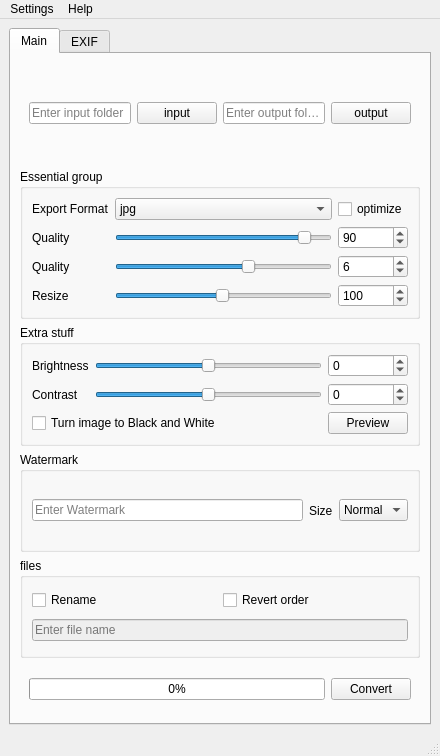
<?xml version="1.0" encoding="UTF-8"?>
<ui version="4.0">
 <class>MainWindow</class>
 <widget class="QMainWindow" name="MainWindow">
  <property name="geometry">
   <rect>
    <x>0</x>
    <y>0</y>
    <width>440</width>
    <height>756</height>
   </rect>
  </property>
  <property name="minimumSize">
   <size>
    <width>350</width>
    <height>677</height>
   </size>
  </property>
  <property name="maximumSize">
   <size>
    <width>1000</width>
    <height>1000</height>
   </size>
  </property>
  <property name="windowTitle">
   <string>OPTIMA-35</string>
  </property>
  <widget class="QWidget" name="centralwidget">
   <layout class="QGridLayout" name="gridLayout">
    <item row="0" column="0">
     <widget class="QTabWidget" name="tabWidget">
      <property name="maximumSize">
       <size>
        <width>500</width>
        <height>16777215</height>
       </size>
      </property>
      <property name="currentIndex">
       <number>0</number>
      </property>
      <widget class="QWidget" name="tab_1">
       <attribute name="title">
        <string>Main</string>
       </attribute>
       <layout class="QVBoxLayout" name="verticalLayout_10">
        <item>
         <widget class="QFrame" name="folder_group">
          <property name="maximumSize">
           <size>
            <width>400</width>
            <height>16777215</height>
           </size>
          </property>
          <layout class="QGridLayout" name="gridLayout_5">
           <item row="0" column="1">
            <widget class="QPushButton" name="input_folder_button">
             <property name="text">
              <string>input</string>
             </property>
            </widget>
           </item>
           <item row="0" column="2">
            <widget class="QLineEdit" name="output_path">
             <property name="text">
              <string/>
             </property>
             <property name="placeholderText">
              <string>Enter output folder</string>
             </property>
            </widget>
           </item>
           <item row="0" column="0">
            <widget class="QLineEdit" name="input_path">
             <property name="text">
              <string/>
             </property>
             <property name="placeholderText">
              <string>Enter input folder</string>
             </property>
            </widget>
           </item>
           <item row="0" column="3">
            <widget class="QPushButton" name="output_folder_button">
             <property name="text">
              <string>output</string>
             </property>
            </widget>
           </item>
          </layout>
         </widget>
        </item>
        <item>
         <widget class="QGroupBox" name="groupBox">
          <property name="maximumSize">
           <size>
            <width>400</width>
            <height>16777215</height>
           </size>
          </property>
          <property name="title">
           <string>Essential group</string>
          </property>
          <layout class="QGridLayout" name="gridLayout_4">
           <item row="4" column="0">
            <widget class="QLabel" name="quality_label_2">
             <property name="text">
              <string>Quality</string>
             </property>
            </widget>
           </item>
           <item row="3" column="3">
            <widget class="QSpinBox" name="jpg_quality_spinBox">
             <property name="minimum">
              <number>1</number>
             </property>
             <property name="maximum">
              <number>100</number>
             </property>
             <property name="value">
              <number>90</number>
             </property>
            </widget>
           </item>
           <item row="0" column="0">
            <widget class="QLabel" name="label_11">
             <property name="text">
              <string>Export Format</string>
             </property>
            </widget>
           </item>
           <item row="0" column="3">
            <widget class="QCheckBox" name="optimize_checkBox">
             <property name="text">
              <string>optimize</string>
             </property>
            </widget>
           </item>
           <item row="4" column="2">
            <widget class="QSlider" name="png_quality_Slider">
             <property name="minimum">
              <number>1</number>
             </property>
             <property name="maximum">
              <number>9</number>
             </property>
             <property name="pageStep">
              <number>1</number>
             </property>
             <property name="sliderPosition">
              <number>6</number>
             </property>
             <property name="orientation">
              <enum>Qt::Horizontal</enum>
             </property>
            </widget>
           </item>
           <item row="4" column="3">
            <widget class="QSpinBox" name="png_quality_spinBox">
             <property name="enabled">
              <bool>true</bool>
             </property>
             <property name="minimum">
              <number>1</number>
             </property>
             <property name="maximum">
              <number>9</number>
             </property>
             <property name="value">
              <number>6</number>
             </property>
            </widget>
           </item>
           <item row="3" column="0">
            <widget class="QLabel" name="quality_label_1">
             <property name="text">
              <string>Quality</string>
             </property>
            </widget>
           </item>
           <item row="0" column="2">
            <widget class="QComboBox" name="image_type">
             <item>
              <property name="text">
               <string notr="true">jpg</string>
              </property>
             </item>
             <item>
              <property name="text">
               <string notr="true">png</string>
              </property>
             </item>
             <item>
              <property name="text">
               <string notr="true">webp</string>
              </property>
             </item>
            </widget>
           </item>
           <item row="3" column="2">
            <widget class="QSlider" name="jpg_quality_Slider">
             <property name="minimum">
              <number>1</number>
             </property>
             <property name="maximum">
              <number>100</number>
             </property>
             <property name="sliderPosition">
              <number>90</number>
             </property>
             <property name="orientation">
              <enum>Qt::Horizontal</enum>
             </property>
            </widget>
           </item>
           <item row="5" column="0">
            <widget class="QLabel" name="label_13">
             <property name="text">
              <string>Resize</string>
             </property>
            </widget>
           </item>
           <item row="5" column="2">
            <widget class="QSlider" name="resize_Slider">
             <property name="minimum">
              <number>1</number>
             </property>
             <property name="maximum">
              <number>200</number>
             </property>
             <property name="value">
              <number>100</number>
             </property>
             <property name="orientation">
              <enum>Qt::Horizontal</enum>
             </property>
            </widget>
           </item>
           <item row="5" column="3">
            <widget class="QSpinBox" name="resize_spinBox">
             <property name="enabled">
              <bool>true</bool>
             </property>
             <property name="minimum">
              <number>1</number>
             </property>
             <property name="maximum">
              <number>200</number>
             </property>
             <property name="singleStep">
              <number>1</number>
             </property>
             <property name="value">
              <number>100</number>
             </property>
            </widget>
           </item>
          </layout>
         </widget>
        </item>
        <item>
         <widget class="QGroupBox" name="groupBox_2">
          <property name="maximumSize">
           <size>
            <width>400</width>
            <height>16777215</height>
           </size>
          </property>
          <property name="mouseTracking">
           <bool>false</bool>
          </property>
          <property name="title">
           <string>Extra stuff</string>
          </property>
          <layout class="QGridLayout" name="gridLayout_3">
           <item row="1" column="0">
            <widget class="QLabel" name="label_9">
             <property name="text">
              <string>Brightness</string>
             </property>
            </widget>
           </item>
           <item row="1" column="1">
            <widget class="QSlider" name="brightness_horizontalSlider">
             <property name="minimum">
              <number>-100</number>
             </property>
             <property name="maximum">
              <number>100</number>
             </property>
             <property name="orientation">
              <enum>Qt::Horizontal</enum>
             </property>
            </widget>
           </item>
           <item row="1" column="2">
            <widget class="QSpinBox" name="brightness_spinBox">
             <property name="enabled">
              <bool>true</bool>
             </property>
             <property name="minimum">
              <number>-100</number>
             </property>
             <property name="maximum">
              <number>100</number>
             </property>
             <property name="value">
              <number>0</number>
             </property>
            </widget>
           </item>
           <item row="4" column="2">
            <widget class="QSpinBox" name="contrast_spinBox">
             <property name="enabled">
              <bool>true</bool>
             </property>
             <property name="minimum">
              <number>-100</number>
             </property>
             <property name="maximum">
              <number>100</number>
             </property>
             <property name="value">
              <number>0</number>
             </property>
            </widget>
           </item>
           <item row="4" column="0">
            <widget class="QLabel" name="label_10">
             <property name="text">
              <string>Contrast</string>
             </property>
            </widget>
           </item>
           <item row="4" column="1">
            <widget class="QSlider" name="contrast_horizontalSlider">
             <property name="minimum">
              <number>-100</number>
             </property>
             <property name="maximum">
              <number>100</number>
             </property>
             <property name="orientation">
              <enum>Qt::Horizontal</enum>
             </property>
            </widget>
           </item>
           <item row="5" column="0" colspan="2">
            <widget class="QCheckBox" name="grayscale_checkBox">
             <property name="text">
              <string>Turn image to Black and White</string>
             </property>
            </widget>
           </item>
           <item row="5" column="2">
            <widget class="QPushButton" name="preview_Button">
             <property name="text">
              <string>Preview</string>
             </property>
            </widget>
           </item>
          </layout>
         </widget>
        </item>
        <item>
         <widget class="QGroupBox" name="groupBox_3">
          <property name="enabled">
           <bool>true</bool>
          </property>
          <property name="title">
           <string>Watermark</string>
          </property>
          <property name="flat">
           <bool>false</bool>
          </property>
          <property name="checkable">
           <bool>false</bool>
          </property>
          <property name="checked">
           <bool>false</bool>
          </property>
          <layout class="QHBoxLayout" name="horizontalLayout_5">
           <item>
            <widget class="QLineEdit" name="watermark_lineEdit">
             <property name="enabled">
              <bool>true</bool>
             </property>
             <property name="text">
              <string/>
             </property>
             <property name="placeholderText">
              <string>Enter Watermark</string>
             </property>
            </widget>
           </item>
           <item>
            <widget class="QLabel" name="label_12">
             <property name="text">
              <string>Size</string>
             </property>
            </widget>
           </item>
           <item>
            <widget class="QComboBox" name="font_size_comboBox">
             <property name="currentText">
              <string>Normal</string>
             </property>
             <property name="currentIndex">
              <number>2</number>
             </property>
             <item>
              <property name="text">
               <string>Tiny</string>
              </property>
             </item>
             <item>
              <property name="text">
               <string>Small</string>
              </property>
             </item>
             <item>
              <property name="text">
               <string>Normal</string>
              </property>
             </item>
             <item>
              <property name="text">
               <string>Large</string>
              </property>
             </item>
             <item>
              <property name="text">
               <string>Huge</string>
              </property>
             </item>
            </widget>
           </item>
          </layout>
         </widget>
        </item>
        <item>
         <widget class="QGroupBox" name="rename_group">
          <property name="maximumSize">
           <size>
            <width>400</width>
            <height>16777215</height>
           </size>
          </property>
          <property name="title">
           <string>files</string>
          </property>
          <layout class="QGridLayout" name="gridLayout_6">
           <item row="0" column="0">
            <widget class="QCheckBox" name="rename_checkbox">
             <property name="text">
              <string>Rename</string>
             </property>
            </widget>
           </item>
           <item row="0" column="1">
            <widget class="QCheckBox" name="revert_checkbox">
             <property name="text">
              <string>Revert order</string>
             </property>
            </widget>
           </item>
           <item row="1" column="0" colspan="2">
            <widget class="QLineEdit" name="filename">
             <property name="enabled">
              <bool>false</bool>
             </property>
             <property name="text">
              <string/>
             </property>
             <property name="placeholderText">
              <string>Enter file name</string>
             </property>
            </widget>
           </item>
          </layout>
         </widget>
        </item>
        <item>
         <widget class="QWidget" name="widget_9" native="true">
          <property name="maximumSize">
           <size>
            <width>400</width>
            <height>50</height>
           </size>
          </property>
          <layout class="QHBoxLayout" name="horizontalLayout_3">
           <item>
            <widget class="QProgressBar" name="progressBar">
             <property name="enabled">
              <bool>true</bool>
             </property>
             <property name="value">
              <number>0</number>
             </property>
            </widget>
           </item>
           <item>
            <widget class="QPushButton" name="start_button">
             <property name="enabled">
              <bool>true</bool>
             </property>
             <property name="text">
              <string>Convert</string>
             </property>
            </widget>
           </item>
          </layout>
         </widget>
        </item>
       </layout>
      </widget>
      <widget class="QWidget" name="tab_2">
       <attribute name="title">
        <string>EXIF</string>
       </attribute>
       <layout class="QVBoxLayout" name="verticalLayout_9">
        <item>
         <widget class="QGroupBox" name="exif_group">
          <property name="title">
           <string>EXIF EXPERIMENTAL</string>
          </property>
          <layout class="QHBoxLayout" name="horizontalLayout">
           <item>
            <widget class="QCheckBox" name="exif_checkbox">
             <property name="enabled">
              <bool>true</bool>
             </property>
             <property name="text">
              <string>own exif</string>
             </property>
            </widget>
           </item>
           <item>
            <widget class="QCheckBox" name="exif_copy_checkBox">
             <property name="text">
              <string>copy exif</string>
             </property>
            </widget>
           </item>
           <item>
            <widget class="QPushButton" name="edit_exif_button">
             <property name="enabled">
              <bool>false</bool>
             </property>
             <property name="text">
              <string>edit exif</string>
             </property>
            </widget>
           </item>
          </layout>
         </widget>
        </item>
        <item>
         <widget class="QGroupBox" name="exif_options_group">
          <property name="enabled">
           <bool>false</bool>
          </property>
          <property name="title">
           <string>Must</string>
          </property>
          <layout class="QGridLayout" name="gridLayout_7">
           <item row="3" column="0">
            <widget class="QWidget" name="widget_7" native="true">
             <layout class="QVBoxLayout" name="verticalLayout_7">
              <item>
               <widget class="QLabel" name="label_7">
                <property name="text">
                 <string>Artist</string>
                </property>
               </widget>
              </item>
              <item>
               <widget class="QComboBox" name="artist_comboBox"/>
              </item>
             </layout>
            </widget>
           </item>
           <item row="1" column="1">
            <widget class="QWidget" name="widget_4" native="true">
             <layout class="QVBoxLayout" name="verticalLayout_4">
              <item>
               <widget class="QLabel" name="label_4">
                <property name="text">
                 <string>ISO</string>
                </property>
               </widget>
              </item>
              <item>
               <widget class="QComboBox" name="iso_comboBox"/>
              </item>
             </layout>
            </widget>
           </item>
           <item row="2" column="1">
            <widget class="QWidget" name="widget_6" native="true">
             <layout class="QVBoxLayout" name="verticalLayout_6">
              <item>
               <widget class="QLabel" name="label_6">
                <property name="text">
                 <string>Scanner</string>
                </property>
               </widget>
              </item>
              <item>
               <widget class="QComboBox" name="user_comment_comboBox"/>
              </item>
             </layout>
            </widget>
           </item>
           <item row="1" column="0">
            <widget class="QWidget" name="widget_2" native="true">
             <layout class="QVBoxLayout" name="verticalLayout_2">
              <item>
               <widget class="QLabel" name="label_2">
                <property name="text">
                 <string>Lens</string>
                </property>
               </widget>
              </item>
              <item>
               <widget class="QComboBox" name="lens_comboBox"/>
              </item>
             </layout>
            </widget>
           </item>
           <item row="2" column="0">
            <widget class="QWidget" name="widget_5" native="true">
             <layout class="QVBoxLayout" name="verticalLayout_5">
              <item>
               <widget class="QLabel" name="label_5">
                <property name="text">
                 <string>Film</string>
                </property>
               </widget>
              </item>
              <item>
               <widget class="QComboBox" name="image_description_comboBox"/>
              </item>
             </layout>
            </widget>
           </item>
           <item row="0" column="0">
            <widget class="QWidget" name="widget" native="true">
             <layout class="QVBoxLayout" name="verticalLayout">
              <item>
               <widget class="QLabel" name="label">
                <property name="text">
                 <string>Make</string>
                </property>
               </widget>
              </item>
              <item>
               <widget class="QComboBox" name="make_comboBox">
                <property name="currentText">
                 <string/>
                </property>
                <property name="placeholderText">
                 <string/>
                </property>
               </widget>
              </item>
             </layout>
            </widget>
           </item>
           <item row="0" column="1">
            <widget class="QWidget" name="widget_3" native="true">
             <layout class="QVBoxLayout" name="verticalLayout_3">
              <item>
               <widget class="QLabel" name="label_3">
                <property name="text">
                 <string>Model</string>
                </property>
               </widget>
              </item>
              <item>
               <widget class="QComboBox" name="model_comboBox"/>
              </item>
             </layout>
            </widget>
           </item>
           <item row="3" column="1">
            <widget class="QWidget" name="widget_8" native="true">
             <layout class="QVBoxLayout" name="verticalLayout_8">
              <item>
               <widget class="QLabel" name="label_8">
                <property name="text">
                 <string>Copyright</string>
                </property>
               </widget>
              </item>
              <item>
               <widget class="QComboBox" name="copyright_info_comboBox"/>
              </item>
             </layout>
            </widget>
           </item>
          </layout>
         </widget>
        </item>
        <item>
         <widget class="QGroupBox" name="gps_groupBox">
          <property name="enabled">
           <bool>false</bool>
          </property>
          <property name="title">
           <string>GPS</string>
          </property>
          <layout class="QHBoxLayout" name="horizontalLayout_4">
           <item>
            <widget class="QCheckBox" name="gps_checkBox">
             <property name="text">
              <string>add gps</string>
             </property>
            </widget>
           </item>
           <item>
            <widget class="QLineEdit" name="lat_lineEdit">
             <property name="enabled">
              <bool>false</bool>
             </property>
             <property name="text">
              <string/>
             </property>
             <property name="placeholderText">
              <string>latitude [S, N]</string>
             </property>
            </widget>
           </item>
           <item>
            <widget class="QLineEdit" name="long_lineEdit">
             <property name="enabled">
              <bool>false</bool>
             </property>
             <property name="text">
              <string/>
             </property>
             <property name="placeholderText">
              <string>longitude [W, E]</string>
             </property>
            </widget>
           </item>
          </layout>
         </widget>
        </item>
        <item>
         <widget class="QGroupBox" name="date_groupBox">
          <property name="enabled">
           <bool>false</bool>
          </property>
          <property name="title">
           <string>Optional</string>
          </property>
          <layout class="QHBoxLayout" name="horizontalLayout_2">
           <item>
            <widget class="QCheckBox" name="add_date_checkBox">
             <property name="text">
              <string>add date</string>
             </property>
            </widget>
           </item>
           <item>
            <widget class="QDateEdit" name="dateEdit">
             <property name="enabled">
              <bool>false</bool>
             </property>
             <property name="dateTime">
              <datetime>
               <hour>0</hour>
               <minute>0</minute>
               <second>0</second>
               <year>2025</year>
               <month>1</month>
               <day>1</day>
              </datetime>
             </property>
            </widget>
           </item>
          </layout>
         </widget>
        </item>
       </layout>
      </widget>
     </widget>
    </item>
   </layout>
  </widget>
  <widget class="QStatusBar" name="statusBar"/>
  <widget class="QMenuBar" name="menuBar">
   <property name="geometry">
    <rect>
     <x>0</x>
     <y>0</y>
     <width>440</width>
     <height>27</height>
    </rect>
   </property>
   <widget class="QMenu" name="menuInfo">
    <property name="title">
     <string>Settings</string>
    </property>
    <addaction name="actionPreview"/>
   </widget>
   <widget class="QMenu" name="menuHelp">
    <property name="title">
     <string>Help</string>
    </property>
    <addaction name="actionAbout"/>
   </widget>
   <addaction name="menuInfo"/>
   <addaction name="menuHelp"/>
  </widget>
  <action name="actionInfo">
   <property name="text">
    <string>About</string>
   </property>
  </action>
  <action name="actionPreview">
   <property name="text">
    <string>Preview image</string>
   </property>
  </action>
  <action name="actionAbout">
   <property name="text">
    <string>About</string>
   </property>
  </action>
 </widget>
 <resources/>
 <connections>
  <connection>
   <sender>rename_checkbox</sender>
   <signal>toggled(bool)</signal>
   <receiver>filename</receiver>
   <slot>setEnabled(bool)</slot>
   <hints>
    <hint type="sourcelabel">
     <x>105</x>
     <y>522</y>
    </hint>
    <hint type="destinationlabel">
     <x>182</x>
     <y>560</y>
    </hint>
   </hints>
  </connection>
  <connection>
   <sender>exif_checkbox</sender>
   <signal>toggled(bool)</signal>
   <receiver>exif_options_group</receiver>
   <slot>setEnabled(bool)</slot>
   <hints>
    <hint type="sourcelabel">
     <x>130</x>
     <y>105</y>
    </hint>
    <hint type="destinationlabel">
     <x>236</x>
     <y>328</y>
    </hint>
   </hints>
  </connection>
  <connection>
   <sender>exif_checkbox</sender>
   <signal>toggled(bool)</signal>
   <receiver>exif_copy_checkBox</receiver>
   <slot>setDisabled(bool)</slot>
   <hints>
    <hint type="sourcelabel">
     <x>130</x>
     <y>105</y>
    </hint>
    <hint type="destinationlabel">
     <x>332</x>
     <y>105</y>
    </hint>
   </hints>
  </connection>
  <connection>
   <sender>exif_copy_checkBox</sender>
   <signal>toggled(bool)</signal>
   <receiver>exif_checkbox</receiver>
   <slot>setDisabled(bool)</slot>
   <hints>
    <hint type="sourcelabel">
     <x>332</x>
     <y>105</y>
    </hint>
    <hint type="destinationlabel">
     <x>130</x>
     <y>105</y>
    </hint>
   </hints>
  </connection>
  <connection>
   <sender>exif_checkbox</sender>
   <signal>toggled(bool)</signal>
   <receiver>edit_exif_button</receiver>
   <slot>setEnabled(bool)</slot>
   <hints>
    <hint type="sourcelabel">
     <x>134</x>
     <y>107</y>
    </hint>
    <hint type="destinationlabel">
     <x>79</x>
     <y>170</y>
    </hint>
   </hints>
  </connection>
  <connection>
   <sender>add_date_checkBox</sender>
   <signal>toggled(bool)</signal>
   <receiver>dateEdit</receiver>
   <slot>setEnabled(bool)</slot>
   <hints>
    <hint type="sourcelabel">
     <x>94</x>
     <y>601</y>
    </hint>
    <hint type="destinationlabel">
     <x>224</x>
     <y>602</y>
    </hint>
   </hints>
  </connection>
  <connection>
   <sender>exif_checkbox</sender>
   <signal>toggled(bool)</signal>
   <receiver>date_groupBox</receiver>
   <slot>setEnabled(bool)</slot>
   <hints>
    <hint type="sourcelabel">
     <x>126</x>
     <y>103</y>
    </hint>
    <hint type="destinationlabel">
     <x>224</x>
     <y>589</y>
    </hint>
   </hints>
  </connection>
  <connection>
   <sender>exif_checkbox</sender>
   <signal>toggled(bool)</signal>
   <receiver>gps_groupBox</receiver>
   <slot>setEnabled(bool)</slot>
   <hints>
    <hint type="sourcelabel">
     <x>94</x>
     <y>103</y>
    </hint>
    <hint type="destinationlabel">
     <x>224</x>
     <y>535</y>
    </hint>
   </hints>
  </connection>
  <connection>
   <sender>gps_checkBox</sender>
   <signal>toggled(bool)</signal>
   <receiver>lat_lineEdit</receiver>
   <slot>setEnabled(bool)</slot>
   <hints>
    <hint type="sourcelabel">
     <x>72</x>
     <y>547</y>
    </hint>
    <hint type="destinationlabel">
     <x>192</x>
     <y>547</y>
    </hint>
   </hints>
  </connection>
  <connection>
   <sender>gps_checkBox</sender>
   <signal>toggled(bool)</signal>
   <receiver>long_lineEdit</receiver>
   <slot>setEnabled(bool)</slot>
   <hints>
    <hint type="sourcelabel">
     <x>72</x>
     <y>547</y>
    </hint>
    <hint type="destinationlabel">
     <x>344</x>
     <y>547</y>
    </hint>
   </hints>
  </connection>
  <connection>
   <sender>brightness_horizontalSlider</sender>
   <signal>valueChanged(int)</signal>
   <receiver>brightness_spinBox</receiver>
   <slot>setValue(int)</slot>
   <hints>
    <hint type="sourcelabel">
     <x>187</x>
     <y>393</y>
    </hint>
    <hint type="destinationlabel">
     <x>378</x>
     <y>393</y>
    </hint>
   </hints>
  </connection>
  <connection>
   <sender>brightness_spinBox</sender>
   <signal>valueChanged(int)</signal>
   <receiver>brightness_horizontalSlider</receiver>
   <slot>setValue(int)</slot>
   <hints>
    <hint type="sourcelabel">
     <x>378</x>
     <y>393</y>
    </hint>
    <hint type="destinationlabel">
     <x>187</x>
     <y>393</y>
    </hint>
   </hints>
  </connection>
  <connection>
   <sender>contrast_horizontalSlider</sender>
   <signal>valueChanged(int)</signal>
   <receiver>contrast_spinBox</receiver>
   <slot>setValue(int)</slot>
   <hints>
    <hint type="sourcelabel">
     <x>187</x>
     <y>458</y>
    </hint>
    <hint type="destinationlabel">
     <x>378</x>
     <y>458</y>
    </hint>
   </hints>
  </connection>
  <connection>
   <sender>contrast_spinBox</sender>
   <signal>valueChanged(int)</signal>
   <receiver>contrast_horizontalSlider</receiver>
   <slot>setValue(int)</slot>
   <hints>
    <hint type="sourcelabel">
     <x>378</x>
     <y>458</y>
    </hint>
    <hint type="destinationlabel">
     <x>187</x>
     <y>458</y>
    </hint>
   </hints>
  </connection>
  <connection>
   <sender>resize_Slider</sender>
   <signal>valueChanged(int)</signal>
   <receiver>resize_spinBox</receiver>
   <slot>setValue(int)</slot>
   <hints>
    <hint type="sourcelabel">
     <x>218</x>
     <y>252</y>
    </hint>
    <hint type="destinationlabel">
     <x>380</x>
     <y>252</y>
    </hint>
   </hints>
  </connection>
  <connection>
   <sender>jpg_quality_Slider</sender>
   <signal>valueChanged(int)</signal>
   <receiver>jpg_quality_spinBox</receiver>
   <slot>setValue(int)</slot>
   <hints>
    <hint type="sourcelabel">
     <x>218</x>
     <y>289</y>
    </hint>
    <hint type="destinationlabel">
     <x>380</x>
     <y>289</y>
    </hint>
   </hints>
  </connection>
  <connection>
   <sender>jpg_quality_spinBox</sender>
   <signal>valueChanged(int)</signal>
   <receiver>jpg_quality_Slider</receiver>
   <slot>setValue(int)</slot>
   <hints>
    <hint type="sourcelabel">
     <x>380</x>
     <y>289</y>
    </hint>
    <hint type="destinationlabel">
     <x>218</x>
     <y>289</y>
    </hint>
   </hints>
  </connection>
  <connection>
   <sender>resize_spinBox</sender>
   <signal>valueChanged(int)</signal>
   <receiver>resize_Slider</receiver>
   <slot>setValue(int)</slot>
   <hints>
    <hint type="sourcelabel">
     <x>380</x>
     <y>252</y>
    </hint>
    <hint type="destinationlabel">
     <x>218</x>
     <y>252</y>
    </hint>
   </hints>
  </connection>
  <connection>
   <sender>resize_Slider</sender>
   <signal>valueChanged(int)</signal>
   <receiver>resize_spinBox</receiver>
   <slot>setValue(int)</slot>
   <hints>
    <hint type="sourcelabel">
     <x>218</x>
     <y>252</y>
    </hint>
    <hint type="destinationlabel">
     <x>380</x>
     <y>252</y>
    </hint>
   </hints>
  </connection>
  <connection>
   <sender>png_quality_Slider</sender>
   <signal>valueChanged(int)</signal>
   <receiver>png_quality_spinBox</receiver>
   <slot>setValue(int)</slot>
   <hints>
    <hint type="sourcelabel">
     <x>218</x>
     <y>326</y>
    </hint>
    <hint type="destinationlabel">
     <x>380</x>
     <y>326</y>
    </hint>
   </hints>
  </connection>
  <connection>
   <sender>png_quality_spinBox</sender>
   <signal>valueChanged(int)</signal>
   <receiver>png_quality_Slider</receiver>
   <slot>setValue(int)</slot>
   <hints>
    <hint type="sourcelabel">
     <x>380</x>
     <y>326</y>
    </hint>
    <hint type="destinationlabel">
     <x>218</x>
     <y>326</y>
    </hint>
   </hints>
  </connection>
 </connections>
</ui>
